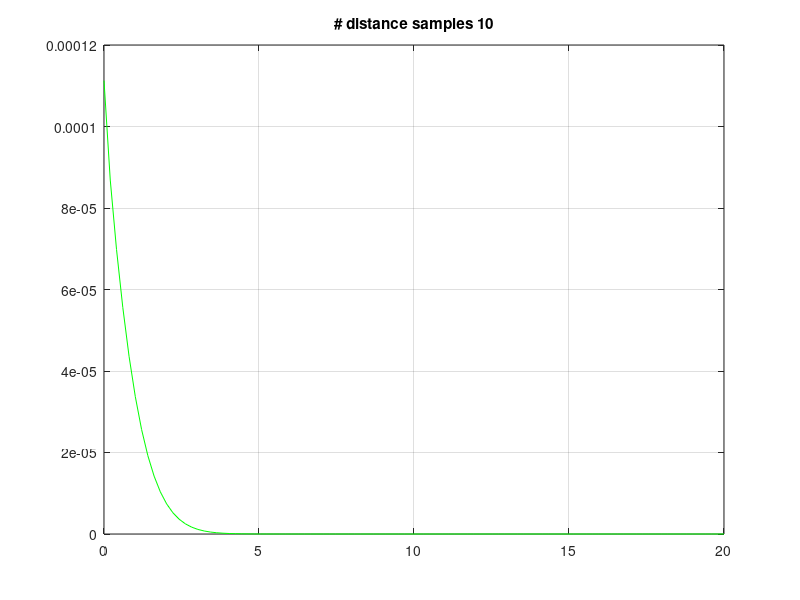

This figure's MATLAB source: (Note: this script raises an error after producing the figure.)
% close all;
clear all;
clc;

% Distance to the target
distance = 10;

% Radius is the distance from the point where the ray intersects the sensor
% plane.
nRadii = 100;
rMax = 20;
r = linspace(0,rMax,nRadii)';
dRadii = r(2)-r(1);

binEdges = r;
binWidth = binEdges(2)-binEdges(1);
binCenters = binWidth/2:binWidth:binEdges(end);

% Initial light intensity
I0 = 1;

% Scattering coefficient
b = 0.001;

% Phase function
nAngles = 1000;
angleMax = 90;
angles = linspace(0,angleMax,nAngles);
dAngles = angles(2)-angles(1);

angleDistr = exp(-((angles-0).^2)/100);
angleDistr = angleDistr/(sum(angleDistr));


for nDistSamples = 10;
    
    %% The 'Ground Truth' model
    %  We approximate the integral.
    
    % Equal width distance intervals along the ray
    d = linspace(0,distance,nDistSamples);
    dDist = d(2) - d(1);
    
    R = repmat(r,[1 nDistSamples]);
    D = repmat(d,[nRadii 1]);
    Dprim = distance - D;
    Ddiag = sqrt(R.^2 + D.^2);
    
    alpha = max(atand(R./D),0);
    
    % VSF
    beta = b*interp1(angles,angleDistr,alpha(:),'linear',0);
    beta = reshape(beta,[nRadii nDistSamples]);
    
    
    tmp = exp(-b*Ddiag).*beta.*exp(-b*Dprim);
    Ir = sum(tmp,2)*I0*dDist;
    
    
    figure;
    hold on; grid on; box on;
    title(sprintf('# distance samples %i',nDistSamples));
    plot(r,Ir,'g');
    
    %{
    %% Uniform distance sampling
    
    numRays = 10000;
    uf.rr = zeros(numRays,1);
    uf.angle = zeros(numRays,1);
    uf.int = zeros(numRays,1);
    for i=1:numRays;
        
        uf.d(i) = rand(1,1)*distance;
        uf.angle(i) = drawFromDistribution(angles,angleDistr);
        uf.rr(i) = uf.d(i)*tand(uf.angle(i));
 
        bt = b*interp1(angles,angleDistr,uf.angle(i),'linear',0);
        uf.int(i) = exp(-b*(distance-uf.d(i)))*bt*exp(-b*(sqrt(uf.d(i).^2+uf.rr(i).^2)))*I0;
    end
    
    
    binIndx = discretize(uf.rr(:),binEdges);
    validLocs = ~isnan(binIndx(:));
    uf.IrEst = accumarray(binIndx(validLocs),uf.int(validLocs));
    uf.numRays = accumarray(binIndx(validLocs),ones(sum(validLocs),1));
    
    ufIrEst = zeros(length(binCenters),1);
    ufIrEst(1:length(uf.IrEst)) = uf.IrEst; %./uf.numRays;
    
    % plot(binCenters(:),ufIrEst,'b','LineWidth',2);
    
    
    %% Non-Uniform distance sampling
    
    
    dstDistr = 1:length(d);
    dstDistr = dstDistr/(sum(dstDistr));
    
    nf.rr = zeros(numRays,1);
    nf.angle = zeros(numRays,1);
    nf.int = zeros(numRays,1);
    for i=1:numRays;
                
        nf.d(i) = drawFromDistribution(d,dstDistr);
        nf.angle(i) = drawFromDistribution(angles,angleDistr);
        nf.rr(i) = nf.d(i)*tand(nf.angle(i));
 
        bt = b*interp1(angles,angleDistr,nf.angle(i),'linear',0);
        nf.int(i) = exp(-b*(distance-nf.d(i)))*bt*exp(-b*(sqrt(nf.d(i).^2+nf.rr(i).^2)))*I0;
    end 
    
    binIndx = discretize(nf.rr(:),binEdges);
    validLocs = ~isnan(binIndx(:));
    nf.IrEst = accumarray(binIndx(validLocs),nf.int(validLocs));
    nf.numRays = accumarray(binIndx(validLocs),ones(sum(validLocs),1));
    
    nfIrEst = zeros(length(binCenters),1);
    nfIrEst(1:length(nf.IrEst)) = nf.IrEst; %./nf.numRays;
    
    %}
    
    %% Correct model
    numRays = 50000;
    cr.rr = zeros(numRays,1);
    cr.angle = zeros(numRays,1);
    cr.int = zeros(numRays,1);
    for i=1:numRays;
        
        cr.d(i) = rand(1,1)*distance;
        cr.angle(i) = drawFromDistribution(angles,angleDistr);
        cr.rr(i) = cr.d(i)*tand(cr.angle(i));
 
        bt = b*interp1(angles,angleDistr,cr.angle(i),'linear',0);
        cr.int(i) = exp(-b*(distance-cr.d(i)))*bt*exp(-b*(sqrt(cr.d(i).^2+cr.rr(i).^2)))*I0*dDist;
    end
    
    
    
    % First we need to bin the rays by radius and by distance at which
    % stattering occured. Next we average by the number of rays from a
    % particular distance, and sum them up.
    
    distBinId = discretize(cr.d,d);
    radBinId = discretize(cr.rr,binEdges);
    validLocs = ~isnan(radBinId(:));
    
    radBinId = radBinId(validLocs);
    distBinId = distBinId(validLocs);
    int = cr.int(validLocs);
    
    TMP = accumarray([radBinId(:), distBinId(:)],int);
    CNT = accumarray([radBinId(:), distBinId(:)],ones(length(int),1));
    TMP = TMP./CNT;
    TMP(isnan(TMP)) = 0;
    crIrEst = zeros(length(binCenters),1);
    crIrEst(1:size(TMP,1)) = sum(TMP,2);
    
    
    plot(binCenters(:),crIrEst,'mx');
    
    
end
